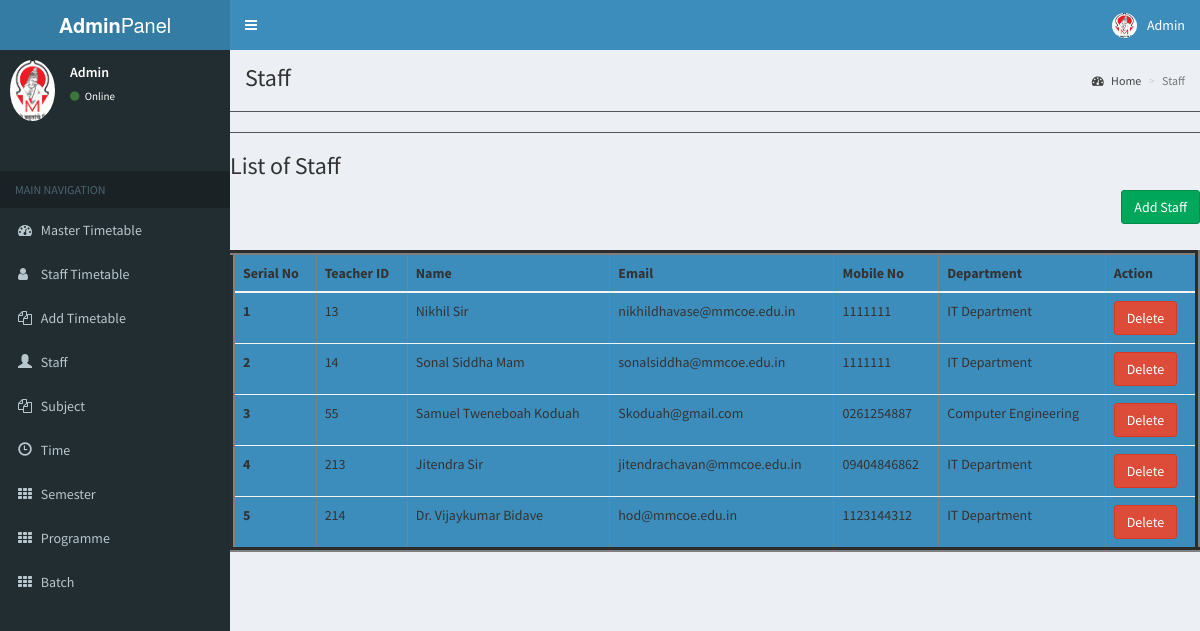
Page /staff.php on the committed database.
### tables this page shows
CREATE TABLE `staffs` (
  `id` int(10) UNSIGNED NOT NULL,
  `name` varchar(255) NOT NULL,
  `email_id` varchar(255) NOT NULL,
  `mobile_no` varchar(255) NOT NULL,
  `dept_id` int(11) NOT NULL,
  `password` varchar(255) NOT NULL
);

CREATE TABLE `departments` (
  `id` int(10) UNSIGNED NOT NULL,
  `dept_name` varchar(255) NOT NULL,
  `dept_email` varchar(255) NOT NULL
);

### staff.php (the view, shortened to what this page needs)
<!DOCTYPE html>
<html>
<head>
  <link rel="stylesheet" href="bower_components/bootstrap/dist/css/bootstrap.min.css">
  <link rel="stylesheet" href="bower_components/font-awesome/css/font-awesome.min.css">
  <link rel="stylesheet" href="bower_components/Ionicons/css/ionicons.min.css">
  <link rel="stylesheet" href="bower_components/jvectormap/jquery-jvectormap.css">
  <link rel="stylesheet" href="dist/css/AdminLTE.min.css">
  <link rel="stylesheet" href="dist/css/skins/_all-skins.min.css">
</head>
<body class="hold-transition skin-blue sidebar-mini">
  <div class="wrapper">
    <?php include_once "./partials/header.php" ?>
    <?php include_once "./partials/sidebar.php" ?>
    <main class="app-content">
      <div class="content-wrapper">
        <section class="content-header">
          <h1> Staff </h1>
          <ol class="breadcrumb">
            <li><a href="#"><i class="fa fa-dashboard"></i> Home</a></li>
            <li class="active">Staff</li>
          </ol>
        </section>
        <hr>
        <hr>
        <h3 class="tittle-w3-agileits mb-4" style="font: italic;">List of Staff</h3>
        <table class="table" style="background-color:#3c8dbc; " border="5">
          <thead class="thead-dark">
            <tr>
              <th scope="col">Serial No</th>
              <th scope="col">Teacher ID</th>
              <th scope="col">Name</th>
              <th scope="col">Email</th>
              <th scope="col">Mobile No</th>
              <th scope="col">Department</th>
              <th scope="col">Action</th>
            </tr>
          </thead>
          <tbody>
            <a href='addstaff.php' class="btn btn-success" style="float: right;">Add Staff</a>
            <br><br><br>
            <?php
            $query = mysqli_query($connection, "SELECT staffs.id,staffs.name,email_id,mobile_no,dept_name FROM staffs inner join departments on departments.id=staffs.dept_id");
            $n = 1;
            if ($query) {
              while ($row = mysqli_fetch_array($query)) {
            ?>
                <tr>
                  <th scope="row"><?php echo $n; ?></th>
                  <td><?php echo $row['id']; ?></td>
                  <td><?php echo $row['name']; ?></td>
                  <td><?php echo $row['email_id']; ?></td>
                  <td><?php echo $row['mobile_no']; ?></td>
                  <td><?php echo $row['dept_name']; ?></td>
                  <td><a href='deletestaff.php?srno=<?php echo $row['srno']; ?>' class="btn btn-danger">Delete</a></td>
                  <?php $n++; ?>
                </tr>
            <?php
              }
            }
            ?>
        </table>
</body>
</html>

### rows in the picture
staffs: id "13", name "Nikhil Sir", email "nikhildhavase@mmcoe.edu.in", mobile_no "1111111", departments.dept_name "IT Department"
staffs: id "14", name "Sonal Siddha Mam", email "sonalsiddha@mmcoe.edu.in", mobile_no "1111111", departments.dept_name "IT Department"
staffs: id "55", name "Samuel Tweneboah Koduah", email "Skoduah@gmail.com", mobile_no "0261254887", departments.dept_name "Computer Engineering"
staffs: id "213", name "Jitendra Sir", email "jitendrachavan@mmcoe.edu.in", mobile_no "09404846862", departments.dept_name "IT Department"
staffs: id "214", name "Dr. Vijaykumar Bidave", email "hod@mmcoe.edu.in", mobile_no "1123144312", departments.dept_name "IT Department"
